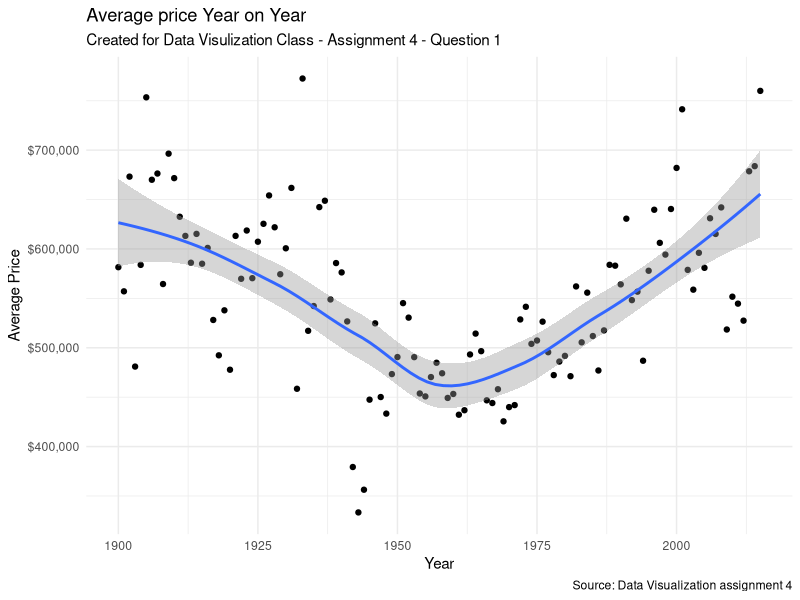
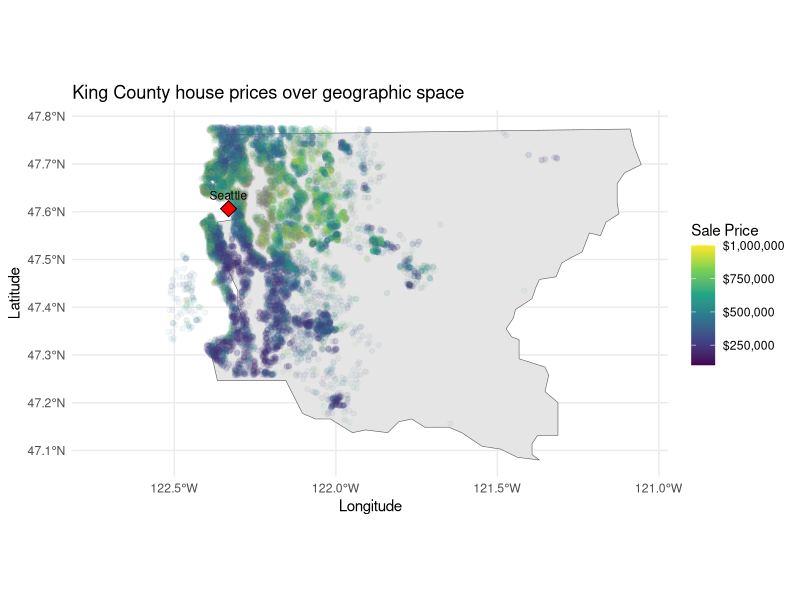
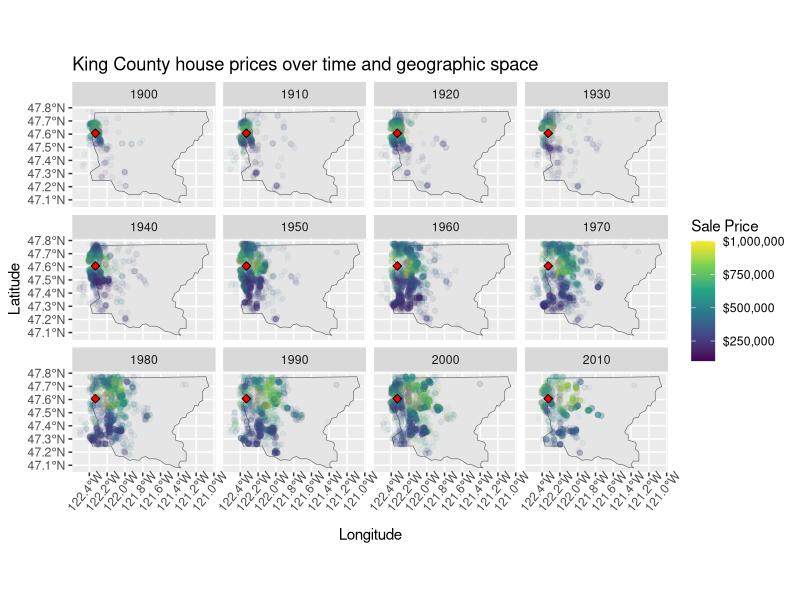
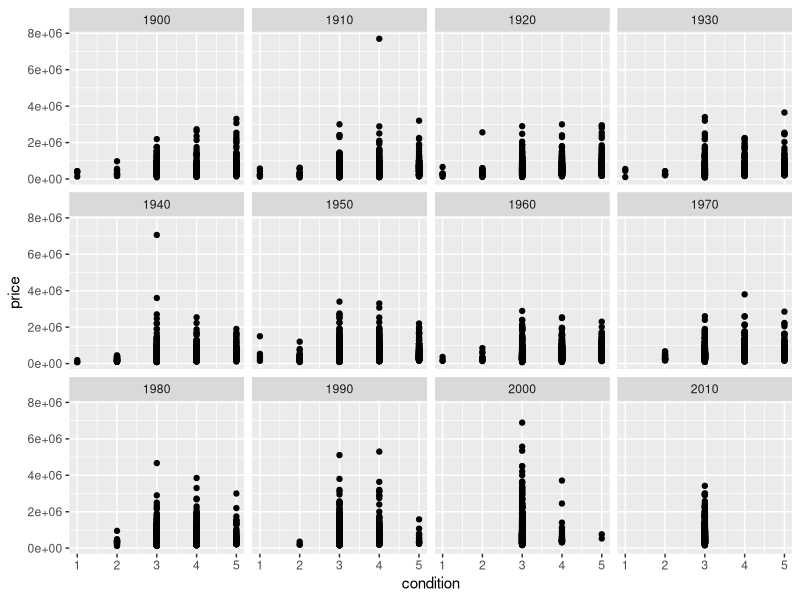
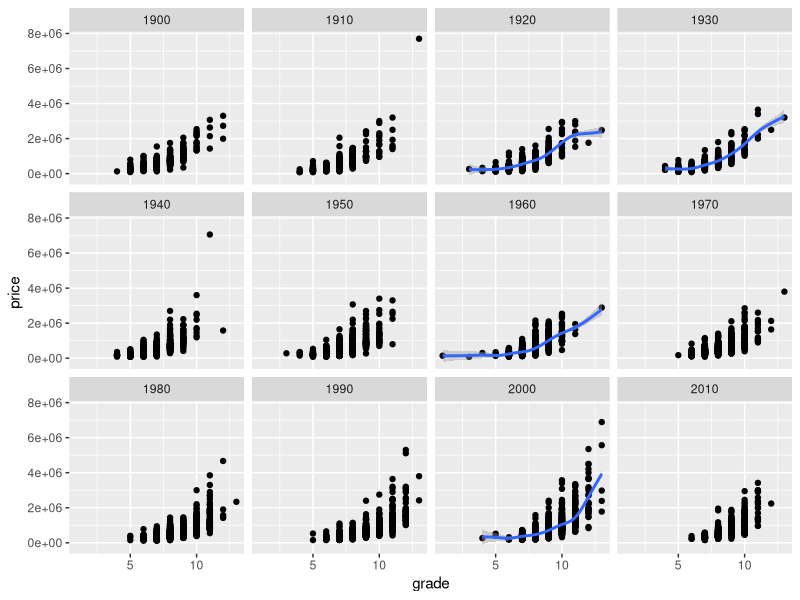

Reproduce these figures in R, in order.
## ---- chunk 1
knitr::opts_chunk$set(echo = TRUE)
library(tidyverse)
library(maps)
library(scales)
library(sf)
## ---- chunk 2
houses <- read_csv("data/KING COUNTY House Data.csv")
averagePriceEachYear <- houses %>%
  group_by(yr_built) %>%
  summarise(averagePrice = mean(price))

averagePriceEachYear %>%
  ggplot() +
  geom_point(aes(x = yr_built, y = averagePrice)) +
  geom_smooth(aes(yr_built, averagePrice)) +
  scale_y_continuous(labels = dollar) + 
  labs(x = "Year", y = "Average Price",
  title = "Average price Year on Year",
  subtitle = "Created for Data Visulization Class - Assignment 4 - Question 1",
  caption = "Source: Data Visualization assignment 4") +
  theme_minimal()
## ---- chunk 3
counties <- st_as_sf(map("county", plot = FALSE, fill = TRUE))
counties_wa <-counties %>% 
  filter(str_detect(ID, 'washington,'))

counties_wa_king <- counties_wa %>% 
  filter(str_detect(ID, "king")) 

sites <- data.frame(longitude = c(-122.3321), latitude = c(47.6062))
counties_wa_king %>% 
  ggplot() + 
  geom_sf() +
  geom_point(data = houses, aes(x = long, y = lat, color = price), alpha= .05) +
  geom_point(data = sites, aes(x = longitude, y = latitude), size = 4, 
        shape = 23, fill = "red") +
  geom_text(data = sites, aes(x = longitude, y = latitude), label = 'Seattle', position =  
              position_dodge(width = 0.8), size = 3, vjust = -1.0) +
  scale_colour_viridis_c("Sale Price", limits = c(100000, 1000000), labels = dollar) +
  theme_minimal() + 
  labs(x = "Longitude",
  y = "Latitude",
  title = "King County house prices over geographic space")
## ---- chunk 4
counties_wa_king %>% 
  ggplot() + 
  geom_sf() +
  geom_point(data = houses, aes(x = long, y = lat, color = price ), alpha= .05) +
  geom_point(data = sites, aes(x = longitude, y = latitude), size = 2, 
        shape = 23, fill = "red") +
  scale_colour_viridis_c("Sale Price", limits = c(100000, 1000000), labels = dollar) +
  facet_wrap(~decade) +
  theme(axis.text.x = element_text(angle =50, hjust=0.75))+ 
  labs(x = "Longitude",
  y = "Latitude",
  title = "King County house prices over time and geographic space")
## ---- chunk 5
ggplot(houses, aes(x = condition, y = price)) +
  geom_point() +
  facet_wrap(~decade)
## ---- chunk 6
#ggplot(houses, aes(x = grade, y = price)) +
#  geom_point() +
  #geom_smooth() +
#  facet_wrap(~decade)

# ggplot(data = houses, aes(x= decade, y = price, color = grade)) +
#   geom_line() +
#   scale_y_continuous(labels = dollar)
ggplot(houses, aes(x = grade, y = price)) +
  geom_point() +
  geom_smooth(aes(grade, price)) +
  facet_wrap(~decade)
